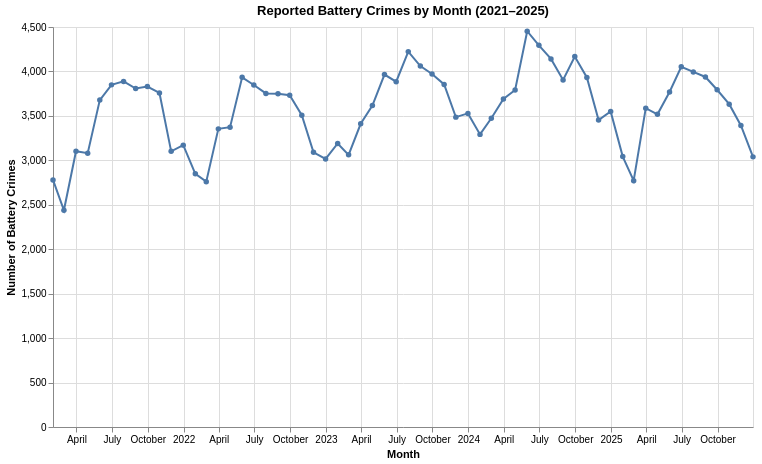

The code cell stored with this chart in its notebook:
### Code cell
import altair as alt
alt.data_transformers.disable_max_rows()
monthly = (
    Battery
    .groupby(pd.Grouper(key="Date", freq="M"))
    .size()
    .reset_index(name="monthly_count")
)

chart = (
    alt.Chart(monthly)
    .mark_line(point=True)
    .encode(
        x=alt.X(
            "Date:T",
            title="Month"
        ),
        y=alt.Y(
            "monthly_count:Q",
            title="Number of Battery Crimes"
        ),
        tooltip=[
            alt.Tooltip("Date:T", title="Month"),
            alt.Tooltip("monthly_count:Q", title="Count")
        ]
    )
    .properties(
        title="Reported Battery Crimes by Month (2021–2025)",
        width=700,
        height=400
    )
)

chart

### Figure 1 — Vega-Lite specification as saved in the notebook (floating-point values rounded to 4 significant figures)
{"config": {"view": {"continuousWidth": 300, "continuousHeight": 300}}, "data": {"name": "data-d0f3daeba3b5efde400e7608f7266022"}, "mark": {"type": "line", "point": true}, "encoding": {"tooltip": [{"field": "Date", "title": "Month", "type": "temporal"}, {"field": "monthly_count", "title": "Count", "type": "quantitative"}], "x": {"field": "Date", "title": "Month", "type": "temporal"}, "y": {"field": "monthly_count", "title": "Number of Battery Crimes", "type": "quantitative"}}, "height": 400, "title": "Reported Battery Crimes by Month (2021–2025)", "width": 700, "$schema": "https://vega.github.io/schema/vega-lite/v6.1.0.json", "datasets": {"data-d0f3daeba3b5efde400e7608f7266022": [{"Date": "2021-01-31T00:00:00", "monthly_count": 2780}, {"Date": "2021-02-28T00:00:00", "monthly_count": 2438}, {"Date": "2021-03-31T00:00:00", "monthly_count": 3103}, {"Date": "2021-04-30T00:00:00", "monthly_count": 3080}, {"Date": "2021-05-31T00:00:00", "monthly_count": 3678}, {"Date": "2021-06-30T00:00:00", "monthly_count": 3849}, {"Date": "2021-07-31T00:00:00", "monthly_count": 3888}, {"Date": "2021-08-31T00:00:00", "monthly_count": 3808}, {"Date": "2021-09-30T00:00:00", "monthly_count": 3830}, {"Date": "2021-10-31T00:00:00", "monthly_count": 3758}, {"Date": "2021-11-30T00:00:00", "monthly_count": 3101}, {"Date": "2021-12-31T00:00:00", "monthly_count": 3171}, {"Date": "2022-01-31T00:00:00", "monthly_count": 2848}, {"Date": "2022-02-28T00:00:00", "monthly_count": 2760}, {"Date": "2022-03-31T00:00:00", "monthly_count": 3354}, {"Date": "2022-04-30T00:00:00", "monthly_count": 3373}, {"Date": "2022-05-31T00:00:00", "monthly_count": 3934}, {"Date": "2022-06-30T00:00:00", "monthly_count": 3848}, {"Date": "2022-07-31T00:00:00", "monthly_count": 3753}, {"Date": "2022-08-31T00:00:00", "monthly_count": 3749}, {"Date": "2022-09-30T00:00:00", "monthly_count": 3732}, {"Date": "2022-10-31T00:00:00", "monthly_count": 3508}, {"Date": "2022-11-30T00:00:00", "monthly_count": 3090}, {"Date": "2022-12-31T00:00:00", "monthly_count": 3016}, {"Date": "2023-01-31T00:00:00", "monthly_count": 3190}, {"Date": "2023-02-28T00:00:00", "monthly_count": 3062}, {"Date": "2023-03-31T00:00:00", "monthly_count": 3411}, {"Date": "2023-04-30T00:00:00", "monthly_count": 3616}, {"Date": "2023-05-31T00:00:00", "monthly_count": 3965}, {"Date": "2023-06-30T00:00:00", "monthly_count": 3885}, {"Date": "2023-07-31T00:00:00", "monthly_count": 4223}, {"Date": "2023-08-31T00:00:00", "monthly_count": 4060}, {"Date": "2023-09-30T00:00:00", "monthly_count": 3971}, {"Date": "2023-10-31T00:00:00", "monthly_count": 3854}, {"Date": "2023-11-30T00:00:00", "monthly_count": 3486}, {"Date": "2023-12-31T00:00:00", "monthly_count": 3528}, {"Date": "2024-01-31T00:00:00", "monthly_count": 3292}, {"Date": "2024-02-29T00:00:00", "monthly_count": 3474}, {"Date": "2024-03-31T00:00:00", "monthly_count": 3690}, {"Date": "2024-04-30T00:00:00", "monthly_count": 3791}, {"Date": "2024-05-31T00:00:00", "monthly_count": 4453}, {"Date": "2024-06-30T00:00:00", "monthly_count": 4294}, {"Date": "2024-07-31T00:00:00", "monthly_count": 4141}, {"Date": "2024-08-31T00:00:00", "monthly_count": 3905}, {"Date": "2024-09-30T00:00:00", "monthly_count": 4168}, {"Date": "2024-10-31T00:00:00", "monthly_count": 3933}, {"Date": "2024-11-30T00:00:00", "monthly_count": 3453}, {"Date": "2024-12-31T00:00:00", "monthly_count": 3550}, {"Date": "2025-01-31T00:00:00", "monthly_count": 3042}, {"Date": "2025-02-28T00:00:00", "monthly_count": 2771}, {"Date": "2025-03-31T00:00:00", "monthly_count": 3587}, {"Date": "2025-04-30T00:00:00", "monthly_count": 3518}, {"Date": "2025-05-31T00:00:00", "monthly_count": 3769}, {"Date": "2025-06-30T00:00:00", "monthly_count": 4053}, {"Date": "2025-07-31T00:00:00", "monthly_count": 3995}, {"Date": "2025-08-31T00:00:00", "monthly_count": 3938}, {"Date": "2025-09-30T00:00:00", "monthly_count": 3794}, {"Date": "2025-10-31T00:00:00", "monthly_count": 3632}, {"Date": "2025-11-30T00:00:00", "monthly_count": 3393}, {"Date": "2025-12-31T00:00:00", "monthly_count": 3039}]}}
